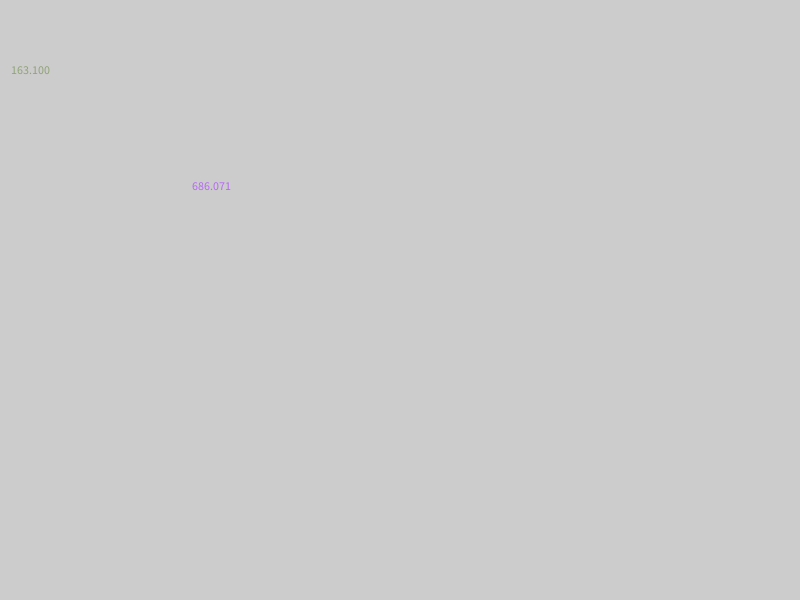
Frame 1 (no input)
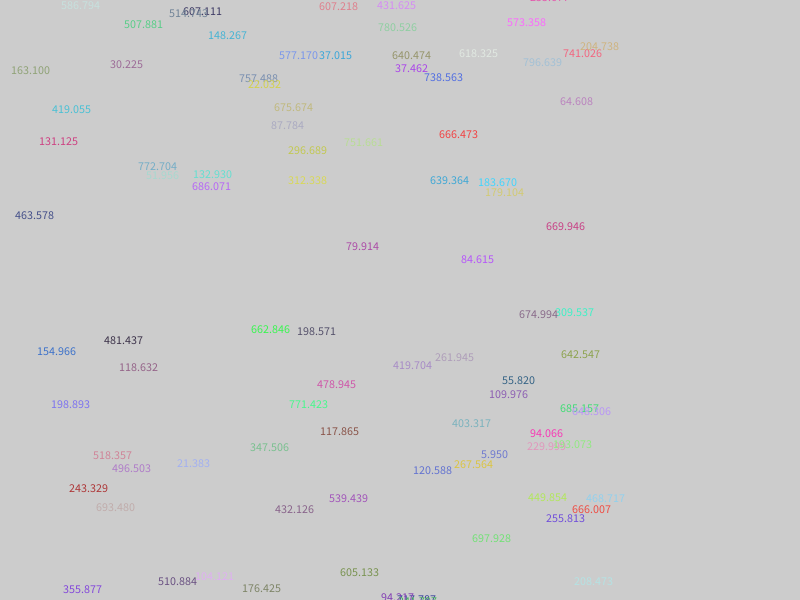
Frame 60 (the mouse pressed at the canvas centre just before this capture)
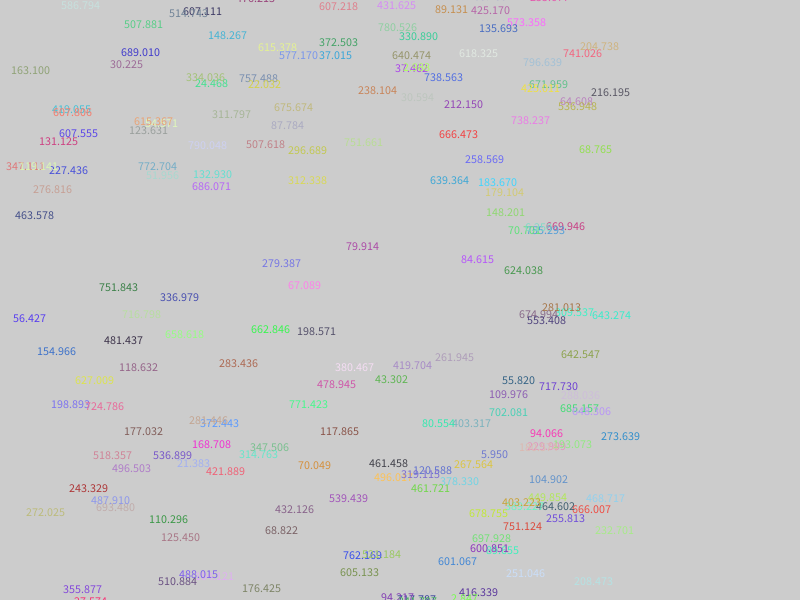
Frame 120 (the mouse held since frame 60 and released just before this capture)

The Processing sketch that drew these frames (run headless with seeded random() and noise(); from frame 60 on, the mouse is pressed at the canvas centre):

// Processing sketch: processing_103757
// ── processing_103757.pde

void setup()
{
  size(800, 600);
}


void draw()
{
   for (int i = 0; i <= 1; i++)
  {
    int r = (int) random(50, 255);
    int g = (int) random(50, 255);
    int b = (int) random(50, 255);
    float size = random(0, 800);
    float x = random(0, 800);
    float y = random(0, 600);
      
    drawCircle(x, y, size, color(r, g, b));
    
  } 
}


void drawCircle(float x, float y, float size, color circleColor)
{
  fill(circleColor);
  text(x, y, size, size);
}
